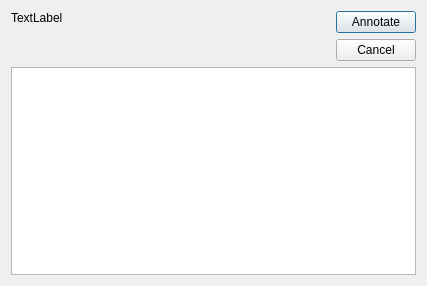
<?xml version="1.0" encoding="UTF-8"?>
<ui version="4.0">
 <class>AnnotationDialog</class>
 <widget class="QDialog" name="AnnotationDialog">
  <property name="windowModality">
   <enum>Qt::ApplicationModal</enum>
  </property>
  <property name="geometry">
   <rect>
    <x>0</x>
    <y>0</y>
    <width>427</width>
    <height>286</height>
   </rect>
  </property>
  <property name="windowTitle">
   <string>Dialog</string>
  </property>
  <layout class="QHBoxLayout" name="horizontalLayout_2">
   <item>
    <layout class="QVBoxLayout" name="verticalLayout">
     <item>
      <layout class="QHBoxLayout" name="horizontalLayout">
       <item>
        <widget class="QLabel" name="heading">
         <property name="sizePolicy">
          <sizepolicy hsizetype="Expanding" vsizetype="Preferred">
           <horstretch>0</horstretch>
           <verstretch>0</verstretch>
          </sizepolicy>
         </property>
         <property name="text">
          <string>TextLabel</string>
         </property>
         <property name="alignment">
          <set>Qt::AlignLeading|Qt::AlignLeft|Qt::AlignTop</set>
         </property>
         <property name="wordWrap">
          <bool>true</bool>
         </property>
        </widget>
       </item>
       <item>
        <spacer name="horizontalSpacer">
         <property name="orientation">
          <enum>Qt::Horizontal</enum>
         </property>
         <property name="sizeHint" stdset="0">
          <size>
           <width>40</width>
           <height>20</height>
          </size>
         </property>
        </spacer>
       </item>
       <item>
        <layout class="QVBoxLayout" name="verticalLayout_2">
         <item>
          <widget class="QPushButton" name="annotate">
           <property name="text">
            <string>Annotate</string>
           </property>
           <property name="default">
            <bool>true</bool>
           </property>
          </widget>
         </item>
         <item>
          <widget class="QPushButton" name="cancel">
           <property name="text">
            <string>Cancel</string>
           </property>
           <property name="flat">
            <bool>false</bool>
           </property>
          </widget>
         </item>
        </layout>
       </item>
      </layout>
     </item>
     <item>
      <widget class="QPlainTextEdit" name="annotation"/>
     </item>
    </layout>
   </item>
  </layout>
 </widget>
 <resources/>
 <connections>
  <connection>
   <sender>annotate</sender>
   <signal>clicked()</signal>
   <receiver>AnnotationDialog</receiver>
   <slot>accept()</slot>
   <hints>
    <hint type="sourcelabel">
     <x>333</x>
     <y>25</y>
    </hint>
    <hint type="destinationlabel">
     <x>278</x>
     <y>41</y>
    </hint>
   </hints>
  </connection>
  <connection>
   <sender>cancel</sender>
   <signal>clicked()</signal>
   <receiver>AnnotationDialog</receiver>
   <slot>reject()</slot>
   <hints>
    <hint type="sourcelabel">
     <x>352</x>
     <y>68</y>
    </hint>
    <hint type="destinationlabel">
     <x>274</x>
     <y>76</y>
    </hint>
   </hints>
  </connection>
 </connections>
</ui>
